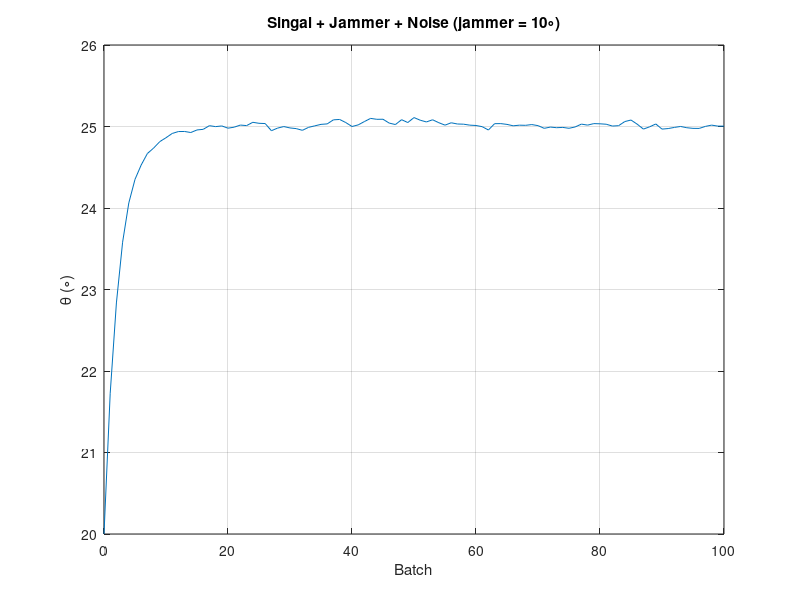

This chart was generated by the following MATLAB code:
%
%   References:
%     [1] U. Nickel 
%         Monopulse estimation with adaptive arrays 
%         IEE Proceedings F - Radar and Signal Processing
%         vol. 140, no. 5, pp. 303-308, Oct. 1993.
clear
SENSOR_NUM = 8;
MARGIN = 0.5;
SNR = 10;
JNR = 15;
SNAPSHOTS = 1000;
BEAM_DIR = 20;

theta_s = 25;
theta_j = 10;
amp_s = sqrt(10^(SNR/10));
amp_j = sqrt(10^(JNR/10));
covMat_n = eye(SENSOR_NUM);

f = 10e6;
fs = 2.5*f;
Ts = (0:SNAPSHOTS - 1)'/fs;

signal = amp_s*exp(1j*2*pi*f*Ts + 2*pi*rand(SNAPSHOTS, 1));
jammer = amp_j*exp(1j*2*pi*f*Ts + 2*pi*rand(SNAPSHOTS, 1));
noise = randn(SENSOR_NUM, SNAPSHOTS) + 1j*randn(SENSOR_NUM, SNAPSHOTS);
sv_s = exp(-1j*2*pi*MARGIN*(0:SENSOR_NUM - 1)'*sind(theta_s));
sv_j = exp(-1j*2*pi*MARGIN*(0:SENSOR_NUM - 1)'*sind(theta_j));
samples = sv_s*signal.' + sv_j*jammer.' + noise;
covMat_n = covMat_n + (sv_j*jammer.')*(sv_j*jammer.')'/SNAPSHOTS;

%------MBGD-------%
BATCH = 100;
BATCH_SIZE = SNAPSHOTS/BATCH;
theta = BEAM_DIR;
sine = sind(theta);
theta_hat = theta;
for batch = 1:BATCH
    dir = 0;
    for n = 1:BATCH_SIZE
        sv = exp(-1j*2*pi*MARGIN*(0:SENSOR_NUM - 1)'*sine);
        w = pinv(sqrt(sv'*pinv(covMat_n)*sv))*pinv(covMat_n)*sv;
        dSv = (-1j*2*pi*MARGIN*(0:SENSOR_NUM - 1)').*sv;
        d2Sv = pinv(covMat_n)*dSv*sqrt(sv'*pinv(covMat_n)*sv);
        mu = real((dSv'*pinv(covMat_n)*sv)/(sv'*pinv(covMat_n)*sv));
        dLf = 2*(real((d2Sv'*samples(:, (batch - 1)*BATCH_SIZE + n))/(w'*samples(:, (batch - 1)*BATCH_SIZE + n))) - mu);
        d2Lf = 2*mu^2 - (2*d2Sv'*dSv)/(w'*sv);
        dir = dir + pinv(d2Lf)*dLf;
    end
    sine = sine - dir/BATCH_SIZE;
    theta_hat = [theta_hat; asind(abs(sine))];
end

%-------SGD--------%
% for n = 1:SNAPSHOTS
%     sv = exp(-1j*2*pi*MARGIN*(0:SENSOR_NUM - 1)'*sine);
%     w = pinv(sqrt(sv'*pinv(covMat_n)*sv))*pinv(covMat_n)*sv;
%     dSv = (-1j*2*pi*MARGIN*(0:SENSOR_NUM - 1)').*sv;
%     d2Sv = pinv(covMat_n)*dSv*sqrt(sv'*pinv(covMat_n)*sv);
%     mu = real((dSv'*pinv(covMat_n)*sv)/(sv'*pinv(covMat_n)*sv));
%     dLf = 2*(real((d2Sv'*samples(:, n))/(w'*samples(:, n))) - mu);
%     d2Lf = 2*mu^2 - (2*d2Sv'*dSv)/(w'*sv);
%     sine = sine - pinv(d2Lf)*dLf;
%     theta_hat = [theta_hat; asind(abs(sine))];
% end

% plot((0:SNAPSHOTS)', theta_hat)
% grid on
% xlabel('Itrations')
% ylabel('\theta (\circ)')
% title('Singal + Jammer + Noise')

plot((0:BATCH)', theta_hat)
grid on
xlabel('Batch')
ylabel('\theta (\circ)')
title('Singal + Jammer + Noise (jammer = 10\circ)')
